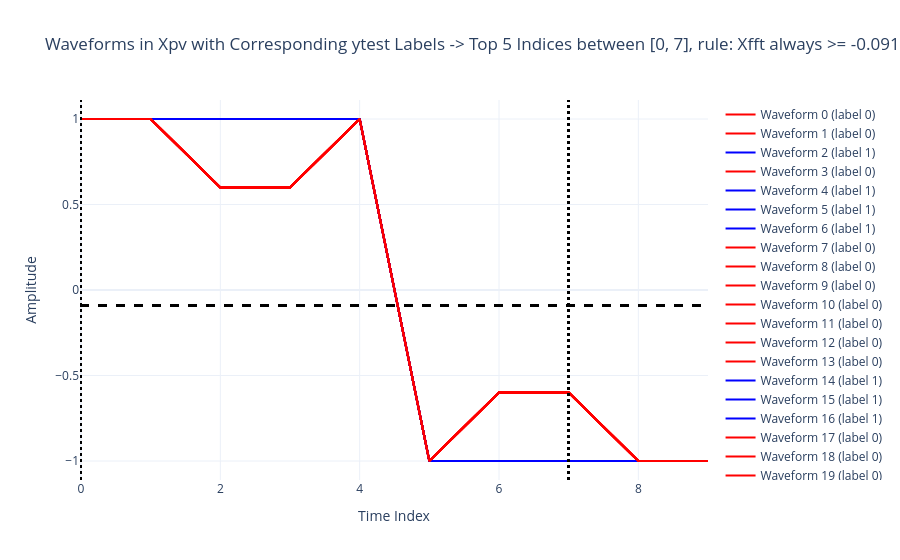

Notebook cell for this chart:
### Code cell
#
fig = go.Figure()

# Use red for label 1 and blue for label 0 (update colors as desired)
for i in range(Xpv.shape[0]):
    label = int(ytest[i])
    color = 'blue' if label == 1 else 'red'
    fig.add_trace(go.Scatter(
        x=np.arange(Xpv.shape[1]),
        # x = np.fft.fftfreq(Xfft.shape[1], d=1/Xfft.shape[1])[:306],
        y=Xpv[i],
        mode='lines',
        name=f'Waveform {i} (label {label})',
        line=dict(color=color)
    ))
    fig.add_hline(y=-0.09183013, line=dict(color='black', dash='dash'))
    fig.add_vline(x=0, line=dict(color='black', dash='dot'))
    fig.add_vline(x=7, line=dict(color='black', dash='dot'))

fig.update_layout(
    title="Waveforms in Xpv with Corresponding ytest Labels -> Top 5 Indices between [0, 7], rule: Xfft always >= -0.09183013",
    xaxis_title="Time Index",
    yaxis_title="Amplitude",
    template="plotly_white"
)
fig.show()

### Figure 1 — Plotly figure (JSON) as saved in the notebook; plotly's stock layout.template omitted (floating-point values rounded to 4 significant figures)
{"data": [{"line": {"color": "red"}, "mode": "lines", "name": "Waveform 0 (label 0)", "type": "scatter", "x": [0, 1, 2, 3, 4, 5, 6, 7, 8, 9], "y": [1.0, 1.0, 0.6, 0.5999, 0.9998, -1.0, -0.6, -0.6, -0.9999, -0.9998]}, {"line": {"color": "red"}, "mode": "lines", "name": "Waveform 1 (label 0)", "type": "scatter", "x": [0, 1, 2, 3, 4, 5, 6, 7, 8, 9], "y": [1.0, 1.0, 0.6, 0.5999, 0.9998, -1.0, -0.6, -0.6, -0.9999, -0.9998]}, {"line": {"color": "blue"}, "mode": "lines", "name": "Waveform 2 (label 1)", "type": "scatter", "x": [0, 1, 2, 3, 4, 5, 6, 7, 8, 9], "y": [1.0, 1.0, 1.0, 0.9999, 0.9998, -1.0, -1.0, -0.9999, -0.9999, -0.9998]}, {"line": {"color": "red"}, "mode": "lines", "name": "Waveform 3 (label 0)", "type": "scatter", "x": [0, 1, 2, 3, 4, 5, 6, 7, 8, 9], "y": [1.0, 1.0, 0.6, 0.5999, 0.9998, -1.0, -0.6, -0.6, -0.9999, -0.9998]}, {"line": {"color": "blue"}, "mode": "lines", "name": "Waveform 4 (label 1)", "type": "scatter", "x": [0, 1, 2, 3, 4, 5, 6, 7, 8, 9], "y": [1.0, 1.0, 1.0, 0.9999, 0.9998, -1.0, -1.0, -0.9999, -0.9999, -0.9998]}, {"line": {"color": "blue"}, "mode": "lines", "name": "Waveform 5 (label 1)", "type": "scatter", "x": [0, 1, 2, 3, 4, 5, 6, 7, 8, 9], "y": [1.0, 1.0, 1.0, 0.9999, 0.9998, -1.0, -1.0, -0.9999, -0.9999, -0.9998]}, {"line": {"color": "blue"}, "mode": "lines", "name": "Waveform 6 (label 1)", "type": "scatter", "x": [0, 1, 2, 3, 4, 5, 6, 7, 8, 9], "y": [1.0, 1.0, 1.0, 0.9999, 0.9998, -1.0, -1.0, -0.9999, -0.9999, -0.9998]}, {"line": {"color": "red"}, "mode": "lines", "name": "Waveform 7 (label 0)", "type": "scatter", "x": [0, 1, 2, 3, 4, 5, 6, 7, 8, 9], "y": [1.0, 1.0, 0.6, 0.5999, 0.9998, -1.0, -0.6, -0.6, -0.9999, -0.9998]}, {"line": {"color": "red"}, "mode": "lines", "name": "Waveform 8 (label 0)", "type": "scatter", "x": [0, 1, 2, 3, 4, 5, 6, 7, 8, 9], "y": [1.0, 1.0, 0.6, 0.5999, 0.9998, -1.0, -0.6, -0.6, -0.9999, -0.9998]}, {"line": {"color": "red"}, "mode": "lines", "name": "Waveform 9 (label 0)", "type": "scatter", "x": [0, 1, 2, 3, 4, 5, 6, 7, 8, 9], "y": [1.0, 1.0, 0.6, 0.5999, 0.9998, -1.0, -0.6, -0.6, -0.9999, -0.9998]}, {"line": {"color": "red"}, "mode": "lines", "name": "Waveform 10 (label 0)", "type": "scatter", "x": [0, 1, 2, 3, 4, 5, 6, 7, 8, 9], "y": [1.0, 1.0, 0.6, 0.5999, 0.9998, -1.0, -0.6, -0.6, -0.9999, -0.9998]}, {"line": {"color": "red"}, "mode": "lines", "name": "Waveform 11 (label 0)", "type": "scatter", "x": [0, 1, 2, 3, 4, 5, 6, 7, 8, 9], "y": [1.0, 1.0, 0.6, 0.5999, 0.9998, -1.0, -0.6, -0.6, -0.9999, -0.9998]}, {"line": {"color": "red"}, "mode": "lines", "name": "Waveform 12 (label 0)", "type": "scatter", "x": [0, 1, 2, 3, 4, 5, 6, 7, 8, 9], "y": [1.0, 1.0, 0.6, 0.5999, 0.9998, -1.0, -0.6, -0.6, -0.9999, -0.9998]}, {"line": {"color": "red"}, "mode": "lines", "name": "Waveform 13 (label 0)", "type": "scatter", "x": [0, 1, 2, 3, 4, 5, 6, 7, 8, 9], "y": [1.0, 1.0, 0.6, 0.5999, 0.9998, -1.0, -0.6, -0.6, -0.9999, -0.9998]}, {"line": {"color": "blue"}, "mode": "lines", "name": "Waveform 14 (label 1)", "type": "scatter", "x": [0, 1, 2, 3, 4, 5, 6, 7, 8, 9], "y": [1.0, 1.0, 1.0, 0.9999, 0.9998, -1.0, -1.0, -0.9999, -0.9999, -0.9998]}, {"line": {"color": "blue"}, "mode": "lines", "name": "Waveform 15 (label 1)", "type": "scatter", "x": [0, 1, 2, 3, 4, 5, 6, 7, 8, 9], "y": [1.0, 1.0, 1.0, 0.9999, 0.9998, -1.0, -1.0, -0.9999, -0.9999, -0.9998]}, {"line": {"color": "blue"}, "mode": "lines", "name": "Waveform 16 (label 1)", "type": "scatter", "x": [0, 1, 2, 3, 4, 5, 6, 7, 8, 9], "y": [1.0, 1.0, 1.0, 0.9999, 0.9998, -1.0, -1.0, -0.9999, -0.9999, -0.9998]}, {"line": {"color": "red"}, "mode": "lines", "name": "Waveform 17 (label 0)", "type": "scatter", "x": [0, 1, 2, 3, 4, 5, 6, 7, 8, 9], "y": [1.0, 1.0, 0.6, 0.5999, 0.9998, -1.0, -0.6, -0.6, -0.9999, -0.9998]}, {"line": {"color": "red"}, "mode": "lines", "name": "Waveform 18 (label 0)", "type": "scatter", "x": [0, 1, 2, 3, 4, 5, 6, 7, 8, 9], "y": [1.0, 1.0, 0.6, 0.5999, 0.9998, -1.0, -0.6, -0.6, -0.9999, -0.9998]}, {"line": {"color": "red"}, "mode": "lines", "name": "Waveform 19 (label 0)", "type": "scatter", "x": [0, 1, 2, 3, 4, 5, 6, 7, 8, 9], "y": [1.0, 1.0, 0.6, 0.5999, 0.9998, -1.0, -0.6, -0.6, -0.9999, -0.9998]}], "layout": {"shapes": [{"line": {"color": "black", "dash": "dash"}, "type": "line", "x0": 0, "x1": 1, "xref": "x domain", "y0": -0.09183, "y1": -0.09183, "yref": "y"}, {"line": {"color": "black", "dash": "dot"}, "type": "line", "x0": 0, "x1": 0, "xref": "x", "y0": 0, "y1": 1, "yref": "y domain"}, {"line": {"color": "black", "dash": "dot"}, "type": "line", "x0": 7, "x1": 7, "xref": "x", "y0": 0, "y1": 1, "yref": "y domain"}, {"line": {"color": "black", "dash": "dash"}, "type": "line", "x0": 0, "x1": 1, "xref": "x domain", "y0": -0.09183, "y1": -0.09183, "yref": "y"}, {"line": {"color": "black", "dash": "dot"}, "type": "line", "x0": 0, "x1": 0, "xref": "x", "y0": 0, "y1": 1, "yref": "y domain"}, {"line": {"color": "black", "dash": "dot"}, "type": "line", "x0": 7, "x1": 7, "xref": "x", "y0": 0, "y1": 1, "yref": "y domain"}, {"line": {"color": "black", "dash": "dash"}, "type": "line", "x0": 0, "x1": 1, "xref": "x domain", "y0": -0.09183, "y1": -0.09183, "yref": "y"}, {"line": {"color": "black", "dash": "dot"}, "type": "line", "x0": 0, "x1": 0, "xref": "x", "y0": 0, "y1": 1, "yref": "y domain"}, {"line": {"color": "black", "dash": "dot"}, "type": "line", "x0": 7, "x1": 7, "xref": "x", "y0": 0, "y1": 1, "yref": "y domain"}, {"line": {"color": "black", "dash": "dash"}, "type": "line", "x0": 0, "x1": 1, "xref": "x domain", "y0": -0.09183, "y1": -0.09183, "yref": "y"}, {"line": {"color": "black", "dash": "dot"}, "type": "line", "x0": 0, "x1": 0, "xref": "x", "y0": 0, "y1": 1, "yref": "y domain"}, {"line": {"color": "black", "dash": "dot"}, "type": "line", "x0": 7, "x1": 7, "xref": "x", "y0": 0, "y1": 1, "yref": "y domain"}, {"line": {"color": "black", "dash": "dash"}, "type": "line", "x0": 0, "x1": 1, "xref": "x domain", "y0": -0.09183, "y1": -0.09183, "yref": "y"}, {"line": {"color": "black", "dash": "dot"}, "type": "line", "x0": 0, "x1": 0, "xref": "x", "y0": 0, "y1": 1, "yref": "y domain"}, {"line": {"color": "black", "dash": "dot"}, "type": "line", "x0": 7, "x1": 7, "xref": "x", "y0": 0, "y1": 1, "yref": "y domain"}, {"line": {"color": "black", "dash": "dash"}, "type": "line", "x0": 0, "x1": 1, "xref": "x domain", "y0": -0.09183, "y1": -0.09183, "yref": "y"}, {"line": {"color": "black", "dash": "dot"}, "type": "line", "x0": 0, "x1": 0, "xref": "x", "y0": 0, "y1": 1, "yref": "y domain"}, {"line": {"color": "black", "dash": "dot"}, "type": "line", "x0": 7, "x1": 7, "xref": "x", "y0": 0, "y1": 1, "yref": "y domain"}, {"line": {"color": "black", "dash": "dash"}, "type": "line", "x0": 0, "x1": 1, "xref": "x domain", "y0": -0.09183, "y1": -0.09183, "yref": "y"}, {"line": {"color": "black", "dash": "dot"}, "type": "line", "x0": 0, "x1": 0, "xref": "x", "y0": 0, "y1": 1, "yref": "y domain"}, {"line": {"color": "black", "dash": "dot"}, "type": "line", "x0": 7, "x1": 7, "xref": "x", "y0": 0, "y1": 1, "yref": "y domain"}, {"line": {"color": "black", "dash": "dash"}, "type": "line", "x0": 0, "x1": 1, "xref": "x domain", "y0": -0.09183, "y1": -0.09183, "yref": "y"}, {"line": {"color": "black", "dash": "dot"}, "type": "line", "x0": 0, "x1": 0, "xref": "x", "y0": 0, "y1": 1, "yref": "y domain"}, {"line": {"color": "black", "dash": "dot"}, "type": "line", "x0": 7, "x1": 7, "xref": "x", "y0": 0, "y1": 1, "yref": "y domain"}, {"line": {"color": "black", "dash": "dash"}, "type": "line", "x0": 0, "x1": 1, "xref": "x domain", "y0": -0.09183, "y1": -0.09183, "yref": "y"}, {"line": {"color": "black", "dash": "dot"}, "type": "line", "x0": 0, "x1": 0, "xref": "x", "y0": 0, "y1": 1, "yref": "y domain"}, {"line": {"color": "black", "dash": "dot"}, "type": "line", "x0": 7, "x1": 7, "xref": "x", "y0": 0, "y1": 1, "yref": "y domain"}, {"line": {"color": "black", "dash": "dash"}, "type": "line", "x0": 0, "x1": 1, "xref": "x domain", "y0": -0.09183, "y1": -0.09183, "yref": "y"}, {"line": {"color": "black", "dash": "dot"}, "type": "line", "x0": 0, "x1": 0, "xref": "x", "y0": 0, "y1": 1, "yref": "y domain"}, {"line": {"color": "black", "dash": "dot"}, "type": "line", "x0": 7, "x1": 7, "xref": "x", "y0": 0, "y1": 1, "yref": "y domain"}, {"line": {"color": "black", "dash": "dash"}, "type": "line", "x0": 0, "x1": 1, "xref": "x domain", "y0": -0.09183, "y1": -0.09183, "yref": "y"}, {"line": {"color": "black", "dash": "dot"}, "type": "line", "x0": 0, "x1": 0, "xref": "x", "y0": 0, "y1": 1, "yref": "y domain"}, {"line": {"color": "black", "dash": "dot"}, "type": "line", "x0": 7, "x1": 7, "xref": "x", "y0": 0, "y1": 1, "yref": "y domain"}, {"line": {"color": "black", "dash": "dash"}, "type": "line", "x0": 0, "x1": 1, "xref": "x domain", "y0": -0.09183, "y1": -0.09183, "yref": "y"}, {"line": {"color": "black", "dash": "dot"}, "type": "line", "x0": 0, "x1": 0, "xref": "x", "y0": 0, "y1": 1, "yref": "y domain"}, {"line": {"color": "black", "dash": "dot"}, "type": "line", "x0": 7, "x1": 7, "xref": "x", "y0": 0, "y1": 1, "yref": "y domain"}, {"line": {"color": "black", "dash": "dash"}, "type": "line", "x0": 0, "x1": 1, "xref": "x domain", "y0": -0.09183, "y1": -0.09183, "yref": "y"}, {"line": {"color": "black", "dash": "dot"}, "type": "line", "x0": 0, "x1": 0, "xref": "x", "y0": 0, "y1": 1, "yref": "y domain"}, {"line": {"color": "black", "dash": "dot"}, "type": "line", "x0": 7, "x1": 7, "xref": "x", "y0": 0, "y1": 1, "yref": "y domain"}, {"line": {"color": "black", "dash": "dash"}, "type": "line", "x0": 0, "x1": 1, "xref": "x domain", "y0": -0.09183, "y1": -0.09183, "yref": "y"}, {"line": {"color": "black", "dash": "dot"}, "type": "line", "x0": 0, "x1": 0, "xref": "x", "y0": 0, "y1": 1, "yref": "y domain"}, {"line": {"color": "black", "dash": "dot"}, "type": "line", "x0": 7, "x1": 7, "xref": "x", "y0": 0, "y1": 1, "yref": "y domain"}, {"line": {"color": "black", "dash": "dash"}, "type": "line", "x0": 0, "x1": 1, "xref": "x domain", "y0": -0.09183, "y1": -0.09183, "yref": "y"}, {"line": {"color": "black", "dash": "dot"}, "type": "line", "x0": 0, "x1": 0, "xref": "x", "y0": 0, "y1": 1, "yref": "y domain"}, {"line": {"color": "black", "dash": "dot"}, "type": "line", "x0": 7, "x1": 7, "xref": "x", "y0": 0, "y1": 1, "yref": "y domain"}, {"line": {"color": "black", "dash": "dash"}, "type": "line", "x0": 0, "x1": 1, "xref": "x domain", "y0": -0.09183, "y1": -0.09183, "yref": "y"}, {"line": {"color": "black", "dash": "dot"}, "type": "line", "x0": 0, "x1": 0, "xref": "x", "y0": 0, "y1": 1, "yref": "y domain"}, {"line": {"color": "black", "dash": "dot"}, "type": "line", "x0": 7, "x1": 7, "xref": "x", "y0": 0, "y1": 1, "yref": "y domain"}, {"line": {"color": "black", "dash": "dash"}, "type": "line", "x0": 0, "x1": 1, "xref": "x domain", "y0": -0.09183, "y1": -0.09183, "yref": "y"}, {"line": {"color": "black", "dash": "dot"}, "type": "line", "x0": 0, "x1": 0, "xref": "x", "y0": 0, "y1": 1, "yref": "y domain"}, {"line": {"color": "black", "dash": "dot"}, "type": "line", "x0": 7, "x1": 7, "xref": "x", "y0": 0, "y1": 1, "yref": "y domain"}, {"line": {"color": "black", "dash": "dash"}, "type": "line", "x0": 0, "x1": 1, "xref": "x domain", "y0": -0.09183, "y1": -0.09183, "yref": "y"}, {"line": {"color": "black", "dash": "dot"}, "type": "line", "x0": 0, "x1": 0, "xref": "x", "y0": 0, "y1": 1, "yref": "y domain"}, {"line": {"color": "black", "dash": "dot"}, "type": "line", "x0": 7, "x1": 7, "xref": "x", "y0": 0, "y1": 1, "yref": "y domain"}, {"line": {"color": "black", "dash": "dash"}, "type": "line", "x0": 0, "x1": 1, "xref": "x domain", "y0": -0.09183, "y1": -0.09183, "yref": "y"}, {"line": {"color": "black", "dash": "dot"}, "type": "line", "x0": 0, "x1": 0, "xref": "x", "y0": 0, "y1": 1, "yref": "y domain"}, {"line": {"color": "black", "dash": "dot"}, "type": "line", "x0": 7, "x1": 7, "xref": "x", "y0": 0, "y1": 1, "yref": "y domain"}, {"line": {"color": "black", "dash": "dash"}, "type": "line", "x0": 0, "x1": 1, "xref": "x domain", "y0": -0.09183, "y1": -0.09183, "yref": "y"}, {"line": {"color": "black", "dash": "dot"}, "type": "line", "x0": 0, "x1": 0, "xref": "x", "y0": 0, "y1": 1, "yref": "y domain"}, {"line": {"color": "black", "dash": "dot"}, "type": "line", "x0": 7, "x1": 7, "xref": "x", "y0": 0, "y1": 1, "yref": "y domain"}], "title": {"text": "Waveforms in Xpv with Corresponding ytest Labels -> Top 5 Indices between [0, 7], rule: Xfft always >= -0.09183013"}, "xaxis": {"title": {"text": "Time Index"}}, "yaxis": {"title": {"text": "Amplitude"}}}}
